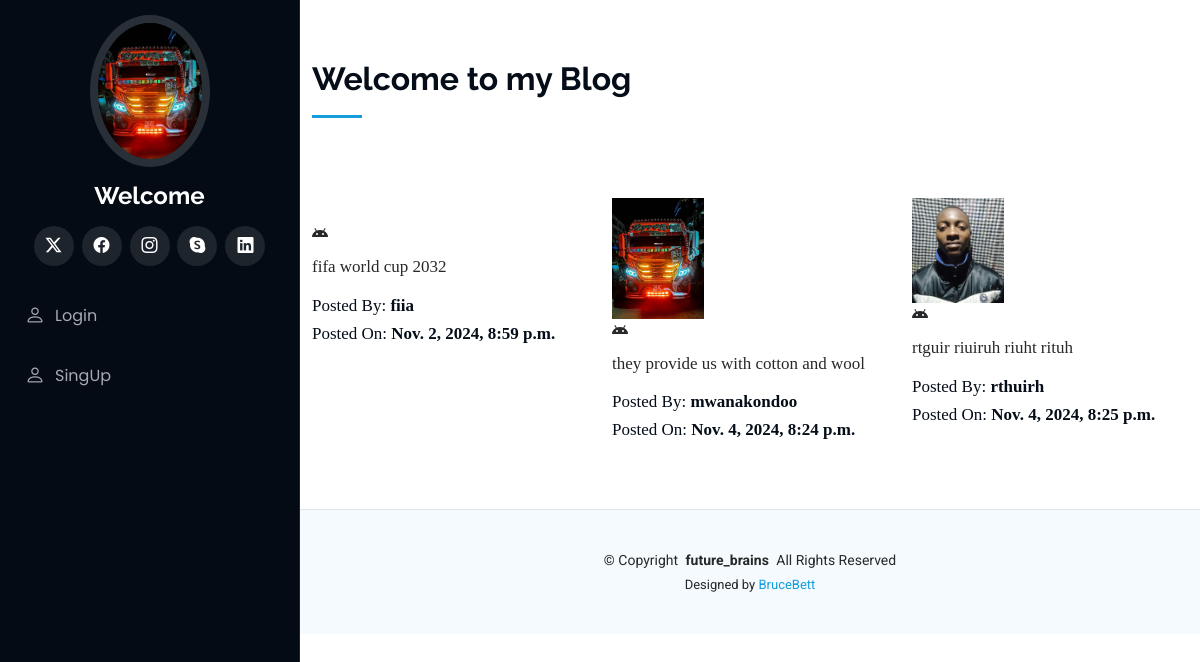
Screenshot of /blog/ with the database file from the repository.
### portfolio/models.py (models this page shows, shortened)
class Blogs(models.Model):
    tittle=models.CharField(max_length=60)
    description=models.TextField()
    authname=models.CharField(max_length=15)
    img=models.ImageField(upload_to='blog', blank=True,null=True)
    timeStamp=models.DateTimeField(auto_now_add=True, blank=True)

### portfolio/views.py (the view)
# urls.py: path('blog/', views.handleblog, name='blog'),
def handleblog(request):
    posts=Blogs.objects.all()
    context={"posts":posts}
    return render(request, 'blog.html',context)

### templates/blog.html (shortened to what this page needs)
{% extends "base.html" %}
{% block body %}
{% load static %}
<section id="services" class="services">
    <div class="container">
      <div class="section-title">
        <h2>Welcome to my Blog</h2>
      </div>
      <div class="row">
{% for post in posts %}
        <div class="col-lg-4 col-md-6 icon-box" data-aos="fade-up">
          <div class="col-lg-4" data-aos="fade-right">
            <img src="{{post.img.url}}" class="img-fluid" alt="">
          </div>
          <div class="icon"><i class="bi bi-android"></i></div>
          <p class="description" style="font-family: 'Liberation Serif';font-size: 17px">{{post.description}}</p>
          <h6 style="font-family: 'Liberation Serif';font-size: 17px"> Posted By: <b>{{post.authname}}</b></h6>
          <h6 style="font-family: 'Liberation Serif';font-size: 17px"> Posted On: <b>{{post.timeStamp}}</b></h6>
        </div>
{% endfor %}
      </div>
    </div>
  </section>
{% endblock body %}

### static/assets/css/main.css (style rules this page uses)
:root { --default-font: "Roboto", system-ui, -apple-system, "Segoe UI", Roboto, "Helvetica Neue", Arial, "Noto Sans", "Liberation Sans", sans-serif, "Apple Color Emoji", "Segoe UI Emoji", "Segoe UI Symbol", "Noto Color Emoji"; --heading-font: "Raleway", sans-serif; --nav-font: "Poppins", sans-serif; }
:root { --background-color: #ffffff; --default-color: #272829; --heading-color: #050d18; --accent-color: #149ddd; --surface-color: #ffffff; --contrast-color: #ffffff; }
:root { --nav-color: #a8a9b4; --nav-hover-color: #ffffff; --nav-mobile-background-color: #040b14; --nav-dropdown-background-color: #040b14; --nav-dropdown-color: #a8a9b4; --nav-dropdown-hover-color: #ffffff; }
:root { scroll-behavior: smooth; }
body { color: var(--default-color); background-color: var(--background-color); font-family: var(--default-font); }
h1, h2, h3, h4, h5, h6 { color: var(--heading-color); font-family: var(--heading-font); }
section, .section { color: var(--default-color); background-color: var(--background-color); padding: 60px 0; overflow: clip; }
.section-title { padding-bottom: 60px; position: relative; }
.section-title h2 { font-size: 32px; font-weight: 700; margin-bottom: 20px; padding-bottom: 20px; position: relative; }
.section-title h2:after { content: ""; position: absolute; display: block; width: 50px; height: 3px; background: var(--accent-color); left: 0; bottom: 0; }

### rows the page displays
Blogs: description "fifa world cup 2032", authname "fiia", timeStamp "Nov. 2, 2024, 8:59 p.m."
Blogs: img (picture), description "they provide us with cotton and wool", authname "mwanakondoo", timeStamp "Nov. 4, 2024, 8:24 p.m."
Blogs: img (picture), description "rtguir riuiruh riuht rituh", authname "rthuirh", timeStamp "Nov. 4, 2024, 8:25 p.m."
